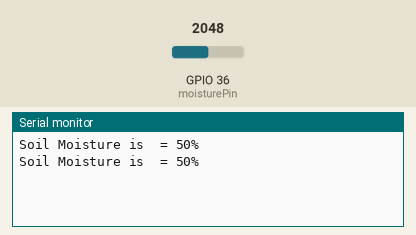
This sketch was run on a simulated ESP32. Shown: the last lines printed to the serial monitor. The test bench sets the inputs (shaded band); at power-on: GPIO 36 (moisturePin) = 2048.

Above: at 1.8 s.
1.9 s: GPIO 36 (moisturePin) set to 2866
At 2.8 s:
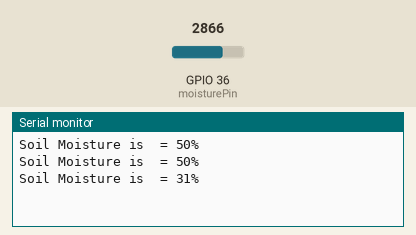
3.4 s: GPIO 36 (moisturePin) set to 3603
At 4.4 s:
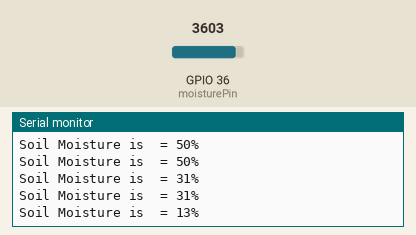
Timing chart, 0 to 6.4 s (numbered marks = the images above; inputs shaded):
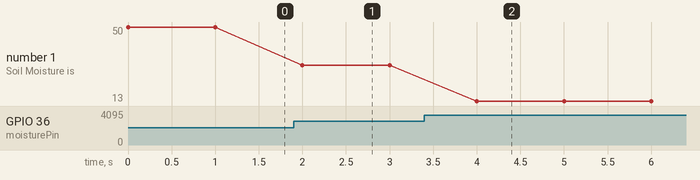

Measured:
- after the input at 1.9 s, the serial monitor: prints a new line after 0.10 s (image 1)
- after the input at 3.4 s, the serial monitor: prints a new line after 0.60 s (image 2)
- plotted number 1: 50 → 31 after the input at 1.9 s, 31 → 13 after the input at 3.4 s

The sketch:

test1.ino
```cpp
const int moisturePin = 36;  // moisture sensor pin
int moistureReading;         // moisture reading

void setup() {
  Serial.begin(9600);
}

void loop() {
  moistureReading = analogRead(moisturePin);
  int moisturePercentage = map(moistureReading, 0, 4095, 100, 0);

  Serial.print("Soil Moisture is  = ");
  Serial.print(moisturePercentage);
  Serial.println("%");

  delay(1000);
}
```
